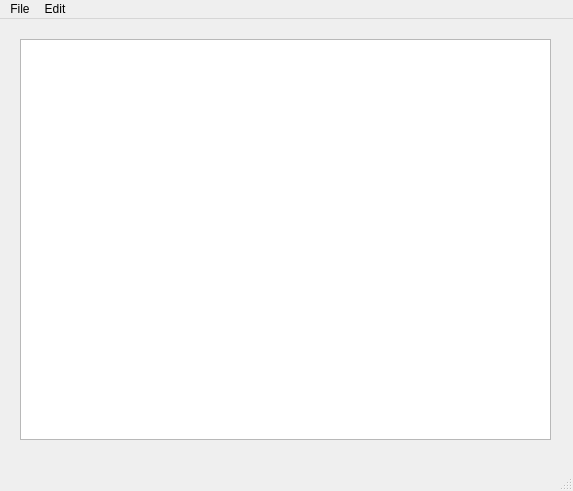
<?xml version="1.0" encoding="UTF-8"?>
<ui version="4.0">
 <class>MainWindow</class>
 <widget class="QMainWindow" name="MainWindow">
  <property name="geometry">
   <rect>
    <x>0</x>
    <y>0</y>
    <width>573</width>
    <height>491</height>
   </rect>
  </property>
  <property name="windowTitle">
   <string>MainWindow</string>
  </property>
  <widget class="QWidget" name="centralwidget">
   <widget class="QWidget" name="verticalLayoutWidget">
    <property name="geometry">
     <rect>
      <x>20</x>
      <y>20</y>
      <width>531</width>
      <height>401</height>
     </rect>
    </property>
    <layout class="QVBoxLayout" name="verticalLayout">
     <item>
      <widget class="QTextEdit" name="textEdit"/>
     </item>
    </layout>
   </widget>
  </widget>
  <widget class="QMenuBar" name="menubar">
   <property name="geometry">
    <rect>
     <x>0</x>
     <y>0</y>
     <width>573</width>
     <height>22</height>
    </rect>
   </property>
   <widget class="QMenu" name="menuFile">
    <property name="title">
     <string>File</string>
    </property>
    <addaction name="actionNew"/>
    <addaction name="actionOpen"/>
    <addaction name="actionSave_as"/>
    <addaction name="actionPrint"/>
    <addaction name="actionExit"/>
   </widget>
   <widget class="QMenu" name="menuEdit">
    <property name="title">
     <string>Edit</string>
    </property>
    <addaction name="actionCopy"/>
    <addaction name="actionPaste"/>
    <addaction name="actionCut"/>
    <addaction name="actionUndo"/>
    <addaction name="actionRedo"/>
   </widget>
   <addaction name="menuFile"/>
   <addaction name="menuEdit"/>
  </widget>
  <widget class="QStatusBar" name="statusbar"/>
  <action name="actionNew">
   <property name="icon">
    <iconset resource="../Resources.qrc">
     <normaloff>:/imgs/build-Bloc_de_Notas-Desktop_Qt_6_4_1_MinGW_64_bit-Debug/Icons/New.bmp</normaloff>:/imgs/build-Bloc_de_Notas-Desktop_Qt_6_4_1_MinGW_64_bit-Debug/Icons/New.bmp</iconset>
   </property>
   <property name="text">
    <string>New</string>
   </property>
  </action>
  <action name="actionOpen">
   <property name="icon">
    <iconset resource="../Resources.qrc">
     <normaloff>:/imgs/build-Bloc_de_Notas-Desktop_Qt_6_4_1_MinGW_64_bit-Debug/Icons/Open.bmp</normaloff>:/imgs/build-Bloc_de_Notas-Desktop_Qt_6_4_1_MinGW_64_bit-Debug/Icons/Open.bmp</iconset>
   </property>
   <property name="text">
    <string>Open</string>
   </property>
  </action>
  <action name="actionSave_as">
   <property name="icon">
    <iconset>
     <normaloff>../build-Bloc_de_Notas-Desktop_Qt_6_4_1_MinGW_64_bit-Debug/Icons/Save.bmp</normaloff>../build-Bloc_de_Notas-Desktop_Qt_6_4_1_MinGW_64_bit-Debug/Icons/Save.bmp</iconset>
   </property>
   <property name="text">
    <string>Save as</string>
   </property>
  </action>
  <action name="actionPrint">
   <property name="text">
    <string>Print</string>
   </property>
  </action>
  <action name="actionExit">
   <property name="text">
    <string>Exit</string>
   </property>
  </action>
  <action name="actionCopy">
   <property name="icon">
    <iconset>
     <normalon>:/imgs/build-Bloc_de_Notas-Desktop_Qt_6_4_1_MinGW_64_bit-Debug/Icons/Copy.bmp</normalon>
    </iconset>
   </property>
   <property name="text">
    <string>Copy</string>
   </property>
  </action>
  <action name="actionPaste">
   <property name="icon">
    <iconset>
     <normalon>:/imgs/build-Bloc_de_Notas-Desktop_Qt_6_4_1_MinGW_64_bit-Debug/Icons/Paste.bmp</normalon>
    </iconset>
   </property>
   <property name="text">
    <string>Paste</string>
   </property>
  </action>
  <action name="actionCut">
   <property name="icon">
    <iconset>
     <normalon>:/imgs/build-Bloc_de_Notas-Desktop_Qt_6_4_1_MinGW_64_bit-Debug/Icons/Cut.bmp</normalon>
    </iconset>
   </property>
   <property name="text">
    <string>Cut</string>
   </property>
  </action>
  <action name="actionUndo">
   <property name="text">
    <string>Undo</string>
   </property>
  </action>
  <action name="actionRedo">
   <property name="text">
    <string>Redo</string>
   </property>
  </action>
 </widget>
 <resources>
  <include location="../Resources.qrc"/>
 </resources>
 <connections/>
</ui>
